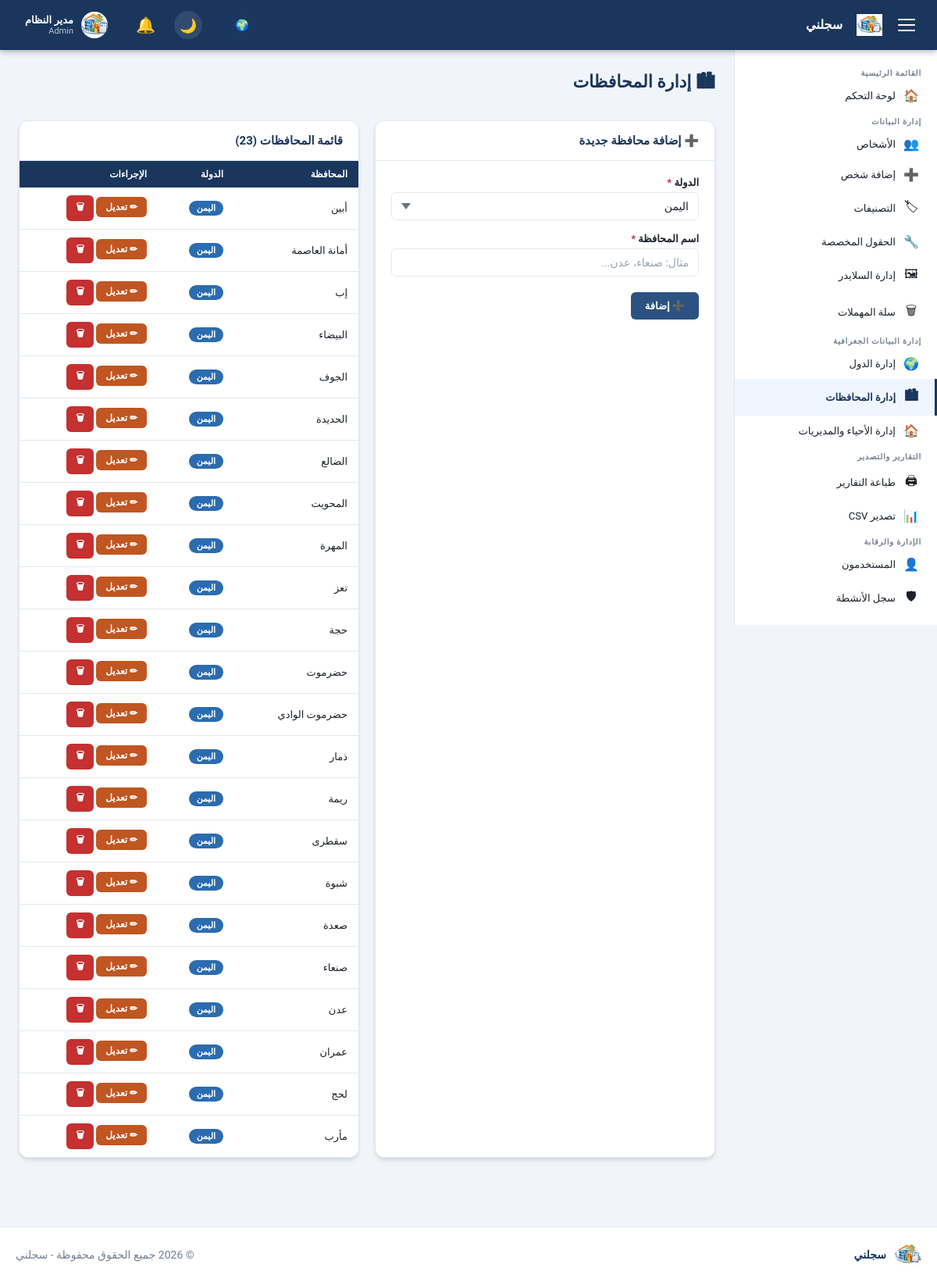
The page /admin/governorates.php (signed in) on the database its author committed.
### tables this page shows
CREATE TABLE `settings` (
  `id` int UNSIGNED NOT NULL,
  `setting_key` varchar(100) NOT NULL,
  `setting_value` text,
  `updated_at` datetime NOT NULL DEFAULT CURRENT_TIMESTAMP ON UPDATE CURRENT_TIMESTAMP
);

CREATE TABLE `users` (
  `id` int UNSIGNED NOT NULL,
  `username` varchar(100) NOT NULL,
  `password` varchar(255) NOT NULL,
  `full_name` varchar(200) NOT NULL DEFAULT '',
  `email` varchar(200) NOT NULL DEFAULT '',
  `avatar` varchar(255) DEFAULT NULL,
  `role` enum('admin','manager','viewer') NOT NULL DEFAULT 'viewer',
  `is_active` tinyint(1) NOT NULL DEFAULT '1',
  `last_login` datetime DEFAULT NULL,
  `created_at` datetime NOT NULL DEFAULT CURRENT_TIMESTAMP
);

CREATE TABLE `governorates` (
  `id` int UNSIGNED NOT NULL,
  `country_id` int UNSIGNED DEFAULT '1',
  `name` varchar(100) NOT NULL
);

CREATE TABLE `countries` (
  `id` int UNSIGNED NOT NULL,
  `name` varchar(100) NOT NULL
);

### config/db.php (called while the page is built, shortened)
<?php
function getDB(): PDO {
    static $pdo = null;
    if ($pdo === null) {
        $dsn = sprintf(
            'mysql:host=%s;port=%s;dbname=%s;charset=%s',
            DB_HOST, DB_PORT, DB_NAME, DB_CHARSET
        );
        $options = [
            PDO::ATTR_ERRMODE            => PDO::ERRMODE_EXCEPTION,
            PDO::ATTR_DEFAULT_FETCH_MODE => PDO::FETCH_ASSOC,
            PDO::ATTR_EMULATE_PREPARES   => false,
            PDO::MYSQL_ATTR_INIT_COMMAND => "SET NAMES utf8mb4 COLLATE utf8mb4_unicode_ci",
        ];
        try {
            $pdo = new PDO($dsn, DB_USER, DB_PASS, $options);
        } catch (PDOException $e) {
            if (DEV_MODE) {
                die('<div style="direction:rtl;font-family:Arial;padding:20px;background:#f8d7da;color:#721c24;border:1px solid #f5c6cb;border-radius:4px;">
                    <strong>خطأ في الاتصال بقاعدة البيانات:</strong><br>' .
                    htmlspecialchars($e->getMessage()) . '</div>');
            } else {
                die('<div style="direction:rtl;font-family:Arial;padding:20px;text-align:center;">
                    عذراً، حدث خطأ في النظام. يرجى المحاولة لاحقاً.</div>');
            }
        }
    }
    return $pdo;
}

### includes/functions.php (called while the page is built, shortened)
<?php
require_once __DIR__ . '/../config/db.php';
function clean(string $input): string {
    return htmlspecialchars(trim($input), ENT_QUOTES | ENT_HTML5, 'UTF-8');
}
function dbQuery(string $sql, array $params = []): array {
    $stmt = getDB()->prepare($sql);
    $stmt->execute($params);
    return $stmt->fetchAll();
}
function dbQueryOne(string $sql, array $params = []): ?array {
    $stmt = getDB()->prepare($sql);
    $stmt->execute($params);
    $row = $stmt->fetch();
    return $row ?: null;
}
function getSetting(string $key, string $default = ''): string {
    $row = dbQueryOne("SELECT setting_value FROM settings WHERE setting_key = ?", [$key]);
    return $row ? ($row['setting_value'] ?? $default) : $default;
}

### includes/auth.php (called while the page is built, shortened)
<?php
require_once __DIR__ . '/../config/db.php';
function isLoggedIn(): bool {
    return isset($_SESSION['user_id']) && !empty($_SESSION['user_id']);
}
function currentUser(): ?array {
    static $user = null;
    if ($user === null) {
        $stmt = getDB()->prepare("SELECT * FROM users WHERE id = ? AND is_active = 1");
        $stmt->execute([$_SESSION['user_id']]);
        $user = $stmt->fetch() ?: null;
    }
    return $user;
}
function hasRole(string ...$roles): bool {
    $user = currentUser();
    return in_array($user['role'], $roles);
}
function isAdmin(): bool {
    return hasRole('admin');
}
function requireLogin(): void {
    $user = currentUser();
}

### admin/governorates.php (the view, shortened to what this page needs)
<?php
require_once __DIR__ . '/../includes/header.php';
$editGov = null;
$governorates = dbQuery("SELECT g.*, c.name as country_name
                        FROM governorates g
                        LEFT JOIN countries c ON g.country_id = c.id
                        ORDER BY c.name, g.name ASC");
$countries = dbQuery("SELECT * FROM countries ORDER BY name ASC");
?>
<div class="page-header">
    <h1 class="page-title">🏙 إدارة المحافظات</h1>
</div>
<div class="two-col-layout">
    <div class="card">
        <div class="card-header">
            <h3 class="card-title"><?= $editGov ? '✏ تعديل المحافظة' : '➕ إضافة محافظة جديدة' ?></h3>
        </div>
        <div class="card-body">
            <form method="POST">
                <div class="form-group">
                    <label class="form-label required">الدولة</label>
                    <select name="country_id" class="form-control" required>
                        <?php foreach ($countries as $c): ?>
                        <option value="<?= $c['id'] ?>" <?= (($editGov['country_id'] ?? '') == $c['id']) ? 'selected' : '' ?>>
                            <?= clean($c['name']) ?>
                        </option>
                        <?php endforeach; ?>
                    </select>
                </div>
                <div class="form-group">
                    <label class="form-label required">اسم المحافظة</label>
                    <input type="text" name="name" class="form-control" required maxlength="100"
                           value="<?= clean($editGov['name'] ?? '') ?>" placeholder="مثال: صنعاء، عدن...">
                </div>
                <div class="form-actions">
                    <button type="submit" class="btn btn-primary">
                        <?= $editGov ? '💾 حفظ التعديلات' : '➕ إضافة' ?>
                    </button>
                </div>
            </form>
        </div>
    </div>
    <div class="card">
        <div class="card-header">
            <h3 class="card-title">قائمة المحافظات (<?= count($governorates) ?>)</h3>
        </div>
        <div class="card-body p-0">
            <table class="table">
                <thead><tr><th>المحافظة</th><th>الدولة</th><th>الإجراءات</th></tr></thead>
                <tbody>
                <?php foreach ($governorates as $g): ?>
                <tr>
                    <td><?= clean($g['name']) ?></td>
                    <td><span class="badge badge-info"><?= clean($g['country_name'] ?? '—') ?></span></td>
                    <td>
                        <a href="governorates.php?action=edit&id=<?= $g['id'] ?>" class="btn btn-sm btn-warning">✏ تعديل</a>
                        <form method="POST" style="display:inline" onsubmit="return confirm('حذف هذه المحافظة؟')">
                            <button type="submit" class="btn btn-sm btn-danger">🗑</button>
                        </form>
                    </td>
                </tr>
                <?php endforeach; ?>
                </tbody>
            </table>
        </div>
    </div>
</div>
<?php require_once __DIR__ . '/../includes/footer.php'; ?>

### includes/header.php (shortened to what this page needs)
<?php
require_once __DIR__ . '/../config/db.php';
require_once __DIR__ . '/functions.php';
require_once __DIR__ . '/auth.php';
requireLogin();
$user = currentUser();
?>
<!DOCTYPE html>
<html lang="ar" dir="rtl">
<head>
    <link rel="stylesheet" href="<?= APP_URL ?>/assets/css/style.css">
</head>
<body class="admin-body">
<nav class="topbar">
    <div class="topbar-inner">
        <div class="topbar-brand">
            <button class="sidebar-toggle" id="sidebarToggle" aria-label="قائمة">
                <span></span><span></span><span></span>
            </button>
            <a href="<?= APP_URL ?>/admin/dashboard.php" class="brand-link">
                <?php
                $logoUrl = getSetting('logo_path');
                if ($logoUrl && file_exists(UPLOAD_PATH . '/' . $logoUrl)): ?>
                    <img src="<?= UPLOAD_URL ?>/<?= clean($logoUrl) ?>" alt="Logo" style="max-height: 28px; margin-left: 8px;">
                <?php else: ?>
                    <span class="brand-icon">📋</span>
                <?php endif; ?>
                <span class="brand-text"><?= clean(getSetting('site_name', APP_NAME)) ?></span>
            </a>
        </div>
        <div class="topbar-actions">
            <a href="<?= APP_URL ?>/index.php" class="view-site-link" title="عرض الموقع" style="margin-left: 15px;">🌍</a>
            <button id="darkToggle" class="dark-toggle" title="تبديل الوضع الليلي">🌙</button>
            <div class="notif-menu" id="notifMenuToggle">
                <div class="notif-icon-wrap">
                    <span class="notif-icon">🔔</span>
                </div>
            </div>
            <div class="user-menu" id="userMenuToggle">
                <?php if (!empty($user['avatar']) && file_exists(UPLOAD_PATH . '/avatars/' . $user['avatar'])): ?>
                    <img src="<?= UPLOAD_URL ?>/avatars/<?= clean($user['avatar']) ?>" alt="Avatar" class="user-avatar" style="object-fit: cover;">
                <?php else: ?>
                    <div class="user-avatar"><?= mb_substr($user['full_name'] ?? 'م', 0, 1) ?></div>
                <?php endif; ?>
                <div class="user-info">
                    <span class="user-name"><?= clean($user['full_name'] ?? '') ?></span>
                    <span class="user-role"><?= clean($user['role'] ?? '') ?></span>
                </div>
            </div>
        </div>
    </div>
</nav>
<aside class="sidebar" id="sidebar">
    <nav class="sidebar-nav">
        <div class="nav-section-title">القائمة الرئيسية</div>
        <a href="<?= APP_URL ?>/admin/dashboard.php" class="nav-item <?= (basename($_SERVER['PHP_SELF']) === 'dashboard.php') ? 'active' : '' ?>">
            <span class="nav-icon">🏠</span>
            <span class="nav-label">لوحة التحكم</span>
        </a>
        <div class="nav-section-title">إدارة البيانات</div>
        <a href="<?= APP_URL ?>/admin/persons.php" class="nav-item <?= in_array(basename($_SERVER['PHP_SELF']), ['persons.php','person_add.php','person_edit.php']) ? 'active' : '' ?>">
            <span class="nav-icon">👥</span>
            <span class="nav-label">الأشخاص</span>
        </a>
        <a href="<?= APP_URL ?>/admin/person_add.php" class="nav-item <?= (basename($_SERVER['PHP_SELF']) === 'person_add.php') ? 'active' : '' ?>">
            <span class="nav-icon">➕</span>
            <span class="nav-label">إضافة شخص</span>
        </a>
        <a href="<?= APP_URL ?>/admin/categories.php" class="nav-item <?= (basename($_SERVER['PHP_SELF']) === 'categories.php') ? 'active' : '' ?>">
            <span class="nav-icon">🏷</span>
            <span class="nav-label">التصنيفات</span>
        </a>
        <a href="<?= APP_URL ?>/admin/custom_fields.php" class="nav-item <?= (basename($_SERVER['PHP_SELF']) === 'custom_fields.php') ? 'active' : '' ?>">
            <span class="nav-icon">🔧</span>
            <span class="nav-label">الحقول المخصصة</span>
        </a>
        <a href="<?= APP_URL ?>/admin/sliders.php" class="nav-item <?= in_array(basename($_SERVER['PHP_SELF']), ['sliders.php','slider_add.php','slider_edit.php']) ? 'active' : '' ?>">
            <span class="nav-icon">🖼</span>
            <span class="nav-label">إدارة السلايدر</span>
        </a>
        <a href="<?= APP_URL ?>/admin/trash.php" class="nav-item <?= (basename($_SERVER['PHP_SELF']) === 'trash.php') ? 'active' : '' ?>">
            <span class="nav-icon">🗑</span>
            <span class="nav-label">سلة المهملات</span>
        </a>
        <div class="nav-section-title">إدارة البيانات الجغرافية</div>
        <a href="<?= APP_URL ?>/admin/countries.php" class="nav-item <?= (basename($_SERVER['PHP_SELF']) === 'countries.php') ? 'active' : '' ?>">
            <span class="nav-icon">🌍</span>
            <span class="nav-label">إدارة الدول</span>
        </a>
        <a href="<?= APP_URL ?>/admin/governorates.php" class="nav-item <?= (basename($_SERVER['PHP_SELF']) === 'governorates.php') ? 'active' : '' ?>">
            <span class="nav-icon">🏙</span>
            <span class="nav-label">إدارة المحافظات</span>
        </a>
        <a href="<?= APP_URL ?>/admin/districts.php" class="nav-item <?= (basename($_SERVER['PHP_SELF']) === 'districts.php') ? 'active' : '' ?>">
            <span class="nav-icon">🏠</span>
            <span class="nav-label">إدارة الأحياء والمديريات</span>
        </a>
        <div class="nav-section-title">التقارير والتصدير</div>
        <a href="<?= APP_URL ?>/admin/print_report.php" class="nav-item <?= (basename($_SERVER['PHP_SELF']) === 'print_report.php') ? 'active' : '' ?>">
            <span class="nav-icon">🖨</span>
            <span class="nav-label">طباعة التقارير</span>
        </a>
        <a href="<?= APP_URL ?>/admin/export_csv.php" class="nav-item <?= (basename($_SERVER['PHP_SELF']) === 'export_csv.php') ? 'active' : '' ?>">
            <span class="nav-icon">📊</span>
            <span class="nav-label">تصدير CSV</span>
        </a>
        <?php if (isAdmin()): ?>
        <div class="nav-section-title">الإدارة والرقابة</div>
        <a href="<?= APP_URL ?>/admin/users.php" class="nav-item <?= (basename($_SERVER['PHP_SELF']) === 'users.php') ? 'active' : '' ?>">
            <span class="nav-icon">👤</span>
            <span class="nav-label">المستخدمون</span>
        </a>
        <a href="<?= APP_URL ?>/admin/audit_log.php" class="nav-item <?= (basename($_SERVER['PHP_SELF']) === 'audit_log.php') ? 'active' : '' ?>">
            <span class="nav-icon">🛡</span>
            <span class="nav-label">سجل الأنشطة</span>
        </a>
        <a href="<?= APP_URL ?>/admin/settings.php" class="nav-item <?= (basename($_SERVER['PHP_SELF']) === 'settings.php') ? 'active' : '' ?>">
            <span class="nav-icon">⚙</span>
        </a>
        <?php endif; ?>
    </nav>
</aside>
<main class="main-content" id="mainContent">
    <div class="content-wrapper">

### includes/footer.php (shortened to what this page needs)
    </div>
</main>
<footer class="admin-footer">
    <div class="footer-inner">
        <div class="footer-logo">
            <?php
            $logoUrl = getSetting('logo_path');
            if ($logoUrl && file_exists(UPLOAD_PATH . '/' . $logoUrl)): ?>
                <img src="<?= UPLOAD_URL ?>/<?= clean($logoUrl) ?>" alt="Logo">
            <?php else: ?>
                <span class="footer-icon">📋</span>
            <?php endif; ?>
            <span class="footer-text"><?= clean(getSetting('site_name', APP_NAME)) ?></span>
        </div>
        <div class="footer-copyright">
            &copy; <?= date('Y') ?> جميع الحقوق محفوظة - <?= clean(getSetting('site_name', APP_NAME)) ?>
        </div>
    </div>
</footer>
</body>
</html>

### rows shown on the page
settings: setting_value (picture)
settings: setting_value "سجلني"
users: avatar (picture), full_name "مدير النظام", role "Admin"
governorates: name "أبين", country.name "اليمن"
governorates: name "أمانة العاصمة", country.name "اليمن"
governorates: name "إب", country.name "اليمن"
governorates: name "البيضاء", country.name "اليمن"
governorates: name "الجوف", country.name "اليمن"
governorates: name "الحديدة", country.name "اليمن"
governorates: name "الضالع", country.name "اليمن"
governorates: name "المحويت", country.name "اليمن"
governorates: name "المهرة", country.name "اليمن"
governorates: name "تعز", country.name "اليمن"
governorates: name "حجة", country.name "اليمن"
governorates: name "حضرموت", country.name "اليمن"
governorates: name "حضرموت الوادي", country.name "اليمن"
governorates: name "ذمار", country.name "اليمن"
governorates: name "ريمة", country.name "اليمن"
governorates: name "سقطرى", country.name "اليمن"
governorates: name "شبوة", country.name "اليمن"
governorates: name "صعدة", country.name "اليمن"
governorates: name "صنعاء", country.name "اليمن"
governorates: name "عدن", country.name "اليمن"
governorates: name "عمران", country.name "اليمن"
governorates: name "لحج", country.name "اليمن"
governorates: name "مأرب", country.name "اليمن"

### other values the page prints
count($governorates) "23"
form field country_id "اليمن"
